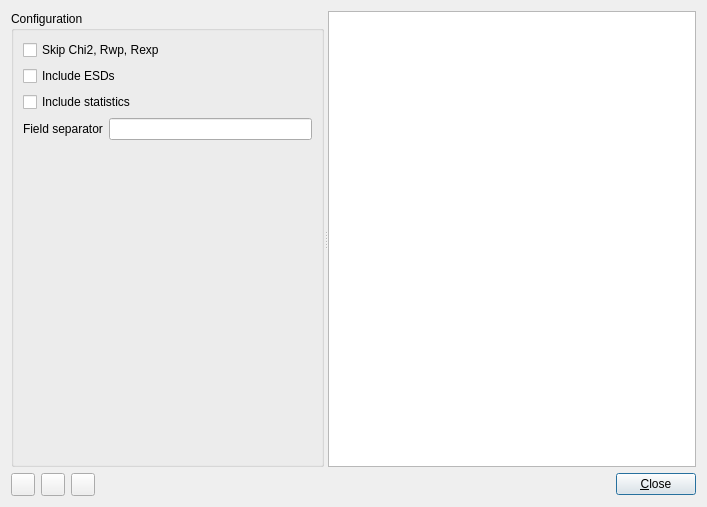
<?xml version="1.0" encoding="UTF-8"?>
<ui version="4.0">
 <class>FormatResults</class>
 <widget class="QDialog" name="FormatResults">
  <property name="geometry">
   <rect>
    <x>0</x>
    <y>0</y>
    <width>707</width>
    <height>507</height>
   </rect>
  </property>
  <property name="windowTitle">
   <string>Format Results Table</string>
  </property>
  <layout class="QVBoxLayout" name="verticalLayout_2">
   <item>
    <widget class="QSplitter" name="splitter">
     <property name="sizePolicy">
      <sizepolicy hsizetype="Expanding" vsizetype="Expanding">
       <horstretch>0</horstretch>
       <verstretch>0</verstretch>
      </sizepolicy>
     </property>
     <property name="orientation">
      <enum>Qt::Orientation::Horizontal</enum>
     </property>
     <widget class="QGroupBox" name="groupBox">
      <property name="title">
       <string>Configuration</string>
      </property>
      <layout class="QVBoxLayout" name="verticalLayout">
       <item>
        <widget class="QCheckBox" name="checkBoxSkipR">
         <property name="text">
          <string>Skip Chi2, Rwp, Rexp</string>
         </property>
        </widget>
       </item>
       <item>
        <widget class="QCheckBox" name="checkBoxEsd">
         <property name="text">
          <string>Include ESDs</string>
         </property>
        </widget>
       </item>
       <item>
        <widget class="QCheckBox" name="checkBoxMeanSd">
         <property name="text">
          <string>Include statistics</string>
         </property>
        </widget>
       </item>
       <item>
        <layout class="QHBoxLayout" name="horizontalLayout_2">
         <item>
          <widget class="QLabel" name="label">
           <property name="text">
            <string>Field separator</string>
           </property>
          </widget>
         </item>
         <item>
          <widget class="QLineEdit" name="lineEditFieldSeparator"/>
         </item>
        </layout>
       </item>
       <item>
        <spacer name="verticalSpacer">
         <property name="orientation">
          <enum>Qt::Orientation::Vertical</enum>
         </property>
         <property name="sizeHint" stdset="0">
          <size>
           <width>20</width>
           <height>303</height>
          </size>
         </property>
        </spacer>
       </item>
      </layout>
     </widget>
     <widget class="QTableWidget" name="tableWidget"/>
    </widget>
   </item>
   <item>
    <layout class="QHBoxLayout" name="horizontalLayout">
     <item>
      <widget class="QToolButton" name="toolButtonLoad">
       <property name="toolTip">
        <string>Open a results file</string>
       </property>
       <property name="icon">
        <iconset theme="profex-folder-text"/>
       </property>
      </widget>
     </item>
     <item>
      <widget class="QToolButton" name="toolButtonReload">
       <property name="toolTip">
        <string>Reload the results file</string>
       </property>
       <property name="icon">
        <iconset theme="profex-refresh"/>
       </property>
      </widget>
     </item>
     <item>
      <widget class="QToolButton" name="toolButtonSaveAs">
       <property name="toolTip">
        <string>Save table to file</string>
       </property>
       <property name="icon">
        <iconset theme="profex-save-as"/>
       </property>
      </widget>
     </item>
     <item>
      <spacer name="horizontalSpacer">
       <property name="orientation">
        <enum>Qt::Orientation::Horizontal</enum>
       </property>
       <property name="sizeHint" stdset="0">
        <size>
         <width>398</width>
         <height>20</height>
        </size>
       </property>
      </spacer>
     </item>
     <item>
      <widget class="QPushButton" name="pushButtonClose">
       <property name="text">
        <string>&amp;Close</string>
       </property>
      </widget>
     </item>
    </layout>
   </item>
  </layout>
 </widget>
 <resources/>
 <connections>
  <connection>
   <sender>pushButtonClose</sender>
   <signal>clicked()</signal>
   <receiver>FormatResults</receiver>
   <slot>close()</slot>
   <hints>
    <hint type="sourcelabel">
     <x>675</x>
     <y>482</y>
    </hint>
    <hint type="destinationlabel">
     <x>706</x>
     <y>447</y>
    </hint>
   </hints>
  </connection>
  <connection>
   <sender>toolButtonLoad</sender>
   <signal>clicked()</signal>
   <receiver>FormatResults</receiver>
   <slot>load()</slot>
   <hints>
    <hint type="sourcelabel">
     <x>33</x>
     <y>495</y>
    </hint>
    <hint type="destinationlabel">
     <x>4</x>
     <y>461</y>
    </hint>
   </hints>
  </connection>
  <connection>
   <sender>toolButtonSaveAs</sender>
   <signal>clicked()</signal>
   <receiver>FormatResults</receiver>
   <slot>saveAs()</slot>
   <hints>
    <hint type="sourcelabel">
     <x>93</x>
     <y>495</y>
    </hint>
    <hint type="destinationlabel">
     <x>55</x>
     <y>468</y>
    </hint>
   </hints>
  </connection>
  <connection>
   <sender>toolButtonReload</sender>
   <signal>clicked()</signal>
   <receiver>FormatResults</receiver>
   <slot>reload()</slot>
   <hints>
    <hint type="sourcelabel">
     <x>61</x>
     <y>485</y>
    </hint>
    <hint type="destinationlabel">
     <x>150</x>
     <y>472</y>
    </hint>
   </hints>
  </connection>
 </connections>
 <slots>
  <slot>saveAs()</slot>
  <slot>load()</slot>
  <slot>reload()</slot>
 </slots>
</ui>
